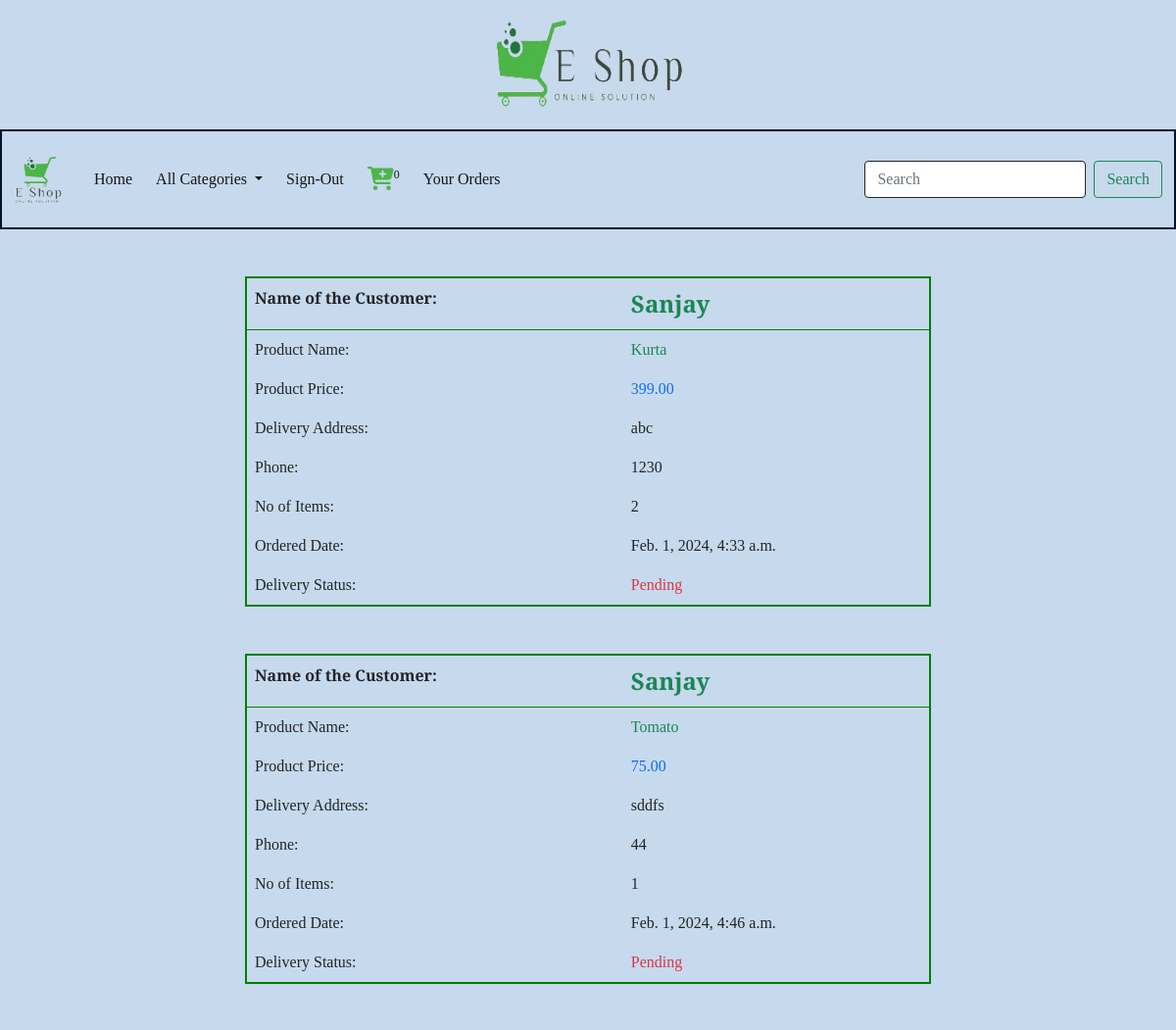
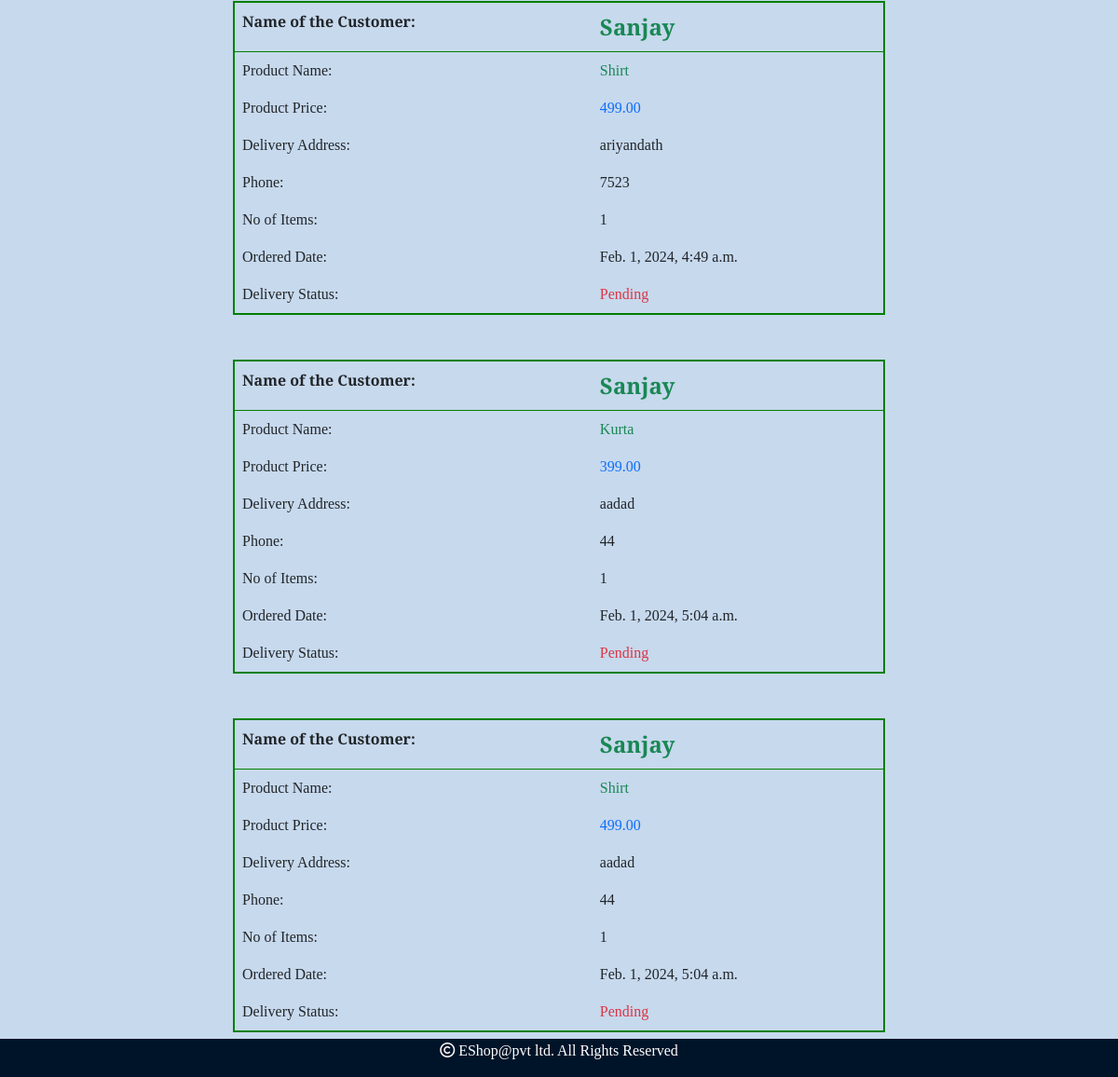
/cart/orderview (signed in), run on the app's committed database (2 pictures, top to bottom).
### cart/models.py (models this page shows, shortened)
class Order(models.Model):
    product=models.ForeignKey(Product,on_delete=models.CASCADE)
    user=models.ForeignKey(User, on_delete=models.CASCADE)
    no_of_items=models.IntegerField()
    address=models.TextField()
    phone=models.IntegerField()
    order_status=models.CharField(default='Pending',max_length=20)
    delivery_status=models.CharField(default='Pending',max_length=20)
    order_date=models.DateTimeField(auto_now_add=True)

### shop/models.py (models this page shows, shortened)
class Product(models.Model):
    name=models.CharField(max_length=20)
    desc=models.TextField()
    image=models.ImageField(upload_to='products',null=True,blank=True)
    price=models.DecimalField(max_digits=10,decimal_places=2)
    stock=models.IntegerField()
    available=models.BooleanField(default=True)
    created=models.DateTimeField(auto_now_add=True)
    updated=models.DateTimeField(auto_now=True)
    category=models.ForeignKey(Category,on_delete=models.CASCADE)

### cart/views.py (the view)
# urls.py: path('orderview',views.orderview,name="orderview")
@login_required
def orderview(request):
    u=request.user
    o=Order.objects.filter(user=u)
    return render(request,'orderview.html',{'o':o,})

### cart/context_processors.py (called while the page is built)
def total_count(request):
    item_count=0
    u=request.user
    try:
        cart = Cart.objects.filter(user=u)
        for i in cart:
            item_count+=i.quantity
    except:
        item_count=0
    return {'item_count':item_count}

### shop/context_processors.py (called while the page is built)
def menu_links(request):
    c=Category.objects.all()
    return {'links':c}

### templates/orderview.html
{% extends 'base.html' %}
{% load static %}
{% block content %}
{% for i in o %}
<center>
<div class="container my-5">
  <table class="table table-borderless" style="width:700px">
    <tr>
      <th style="border-bottom:1px solid green">Name of the Customer: </th>
      <th class="text-success fs-4" style="border-bottom:1px solid green">{{i.user.first_name}}</th>
    </tr>
    <tr>
      <td>Product Name:</td>
      <td class="text-success">{{i.product.name}}</td>
    </tr>
    <tr>
      <td>Product Price:</td>
      <td class="text-primary">{{i.product.price}}</td>
    </tr>
    <tr>
      <td>Delivery Address:</td>
      <td>{{i.address}}</td>
    </tr>
    <tr>
      <td>Phone:</td>
      <td>{{i.phone}}</td>
    </tr>
    <tr>
      <td>No of Items:</td>
      <td>{{i.no_of_items}}</td>
    </tr>
    <tr>
      <td>Ordered Date:</td>
      <td>{{i.order_date}}</td>
    </tr>
    <tr>
      <td>Delivery Status:</td>
      <td class="text-danger">{{i.delivery_status}}</td>
    </tr>
  </table>
</div>
</center>
{% endfor %}
{% endblock %}

### static/css/style.css (style rules this page uses)
body { background-color:#c7d9ed; color:#001429!important; font-family: 'Libre Baskerville', serif; }
.table { border:2px solid green; }

### data on the page
Order: user.first_name "Sanjay", product.name "Kurta", product.price "399.00", address "abc", phone "1230", no_of_items "2", order_date "Feb. 1, 2024, 4:33 a.m.", delivery_status "Pending"
Order: user.first_name "Sanjay", product.name "Tomato", product.price "75.00", address "sddfs", phone "44", no_of_items "1", order_date "Feb. 1, 2024, 4:46 a.m.", delivery_status "Pending"
Order: user.first_name "Sanjay", product.name "Shirt", product.price "499.00", address "ariyandath", phone "7523", no_of_items "1", order_date "Feb. 1, 2024, 4:49 a.m.", delivery_status "Pending"
Order: user.first_name "Sanjay", product.name "Kurta", product.price "399.00", address "aadad", phone "44", no_of_items "1", order_date "Feb. 1, 2024, 5:04 a.m.", delivery_status "Pending"
Order: user.first_name "Sanjay", product.name "Shirt", product.price "499.00", address "aadad", phone "44", no_of_items "1", order_date "Feb. 1, 2024, 5:04 a.m.", delivery_status "Pending"

### other printed values
{{ item_count }} "0"
